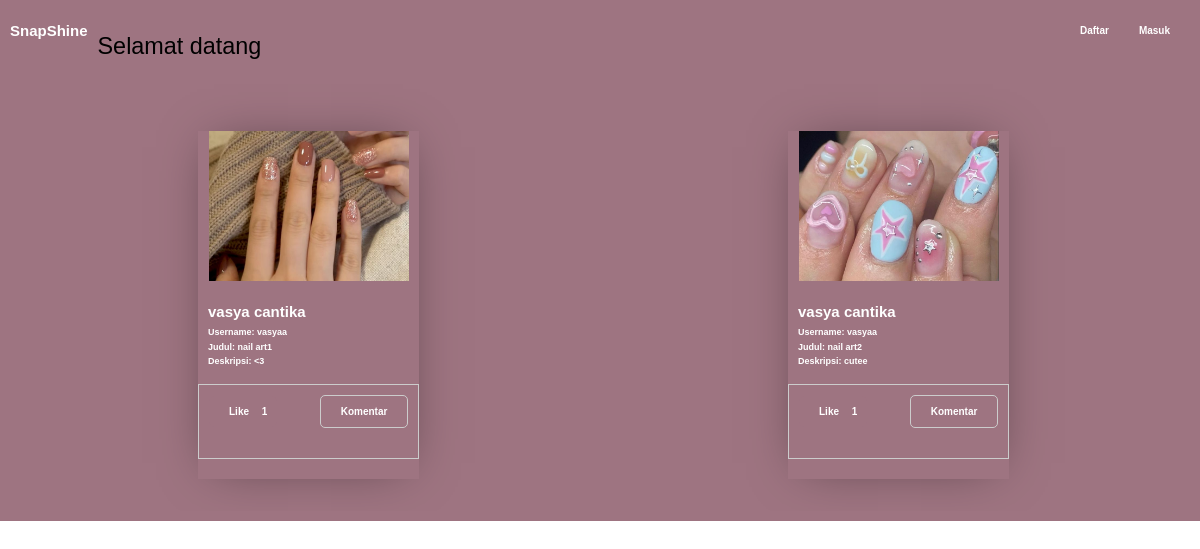
The page /berandafoto-guest.php?albumid=10 on the database its author committed.
### tables this page shows
CREATE TABLE `foto` (
  `fotoid` int(11) NOT NULL,
  `judulfoto` varchar(255) NOT NULL,
  `deskripsifoto` text NOT NULL,
  `tanggalunggah` date NOT NULL,
  `lokasifile` varchar(255) NOT NULL,
  `albumid` int(11) NOT NULL,
  `userid` int(11) NOT NULL
);

CREATE TABLE `user` (
  `userid` int(11) NOT NULL,
  `username` varchar(255) NOT NULL,
  `password` varchar(255) NOT NULL,
  `email` varchar(255) NOT NULL,
  `namalengkap` varchar(255) NOT NULL,
  `level` varchar(50) NOT NULL,
  `tanggaldibuat` timestamp NOT NULL DEFAULT current_timestamp() ON UPDATE current_timestamp()
);

### berandafoto-guest.php (the view, shortened to what this page needs)
<!DOCTYPE html>
<html lang="en">
<head>
    <link rel="stylesheet" href="css/beranda.css">
    <link rel="stylesheet" href="css/admin-beranda.css">
</head>
<body>
    <ul class="navbar">
        <li>
            <h2>SnapShine</h2>
        </li>
        <?php
        if (!isset($_SESSION['userid'])) {
        ?>
            <ul>
                <li><a href="daftar.php">Daftar</a></li>
                <li><a href="masuk.php">Masuk</a></li>
            </ul>
<?php
        }
?>
<div class="cek">
    <h3>Selamat datang <b><?= $_SESSION['namalengkap'] ?></h3>
</div>
<div class="daftar-foto">
        <?php
        include "koneksi.php";
        if (isset($_GET['albumid'])) {
            $albumid = $_GET['albumid'];
            $sql = mysqli_query($conn, "SELECT foto.*, user.namalengkap, user.username FROM foto
                                        INNER JOIN user ON foto.userid = user.userid
                                        WHERE foto.albumid = '$albumid'");
            while ($data = mysqli_fetch_array($sql)) {
        ?>
                <ul class="card-list">
                    <li class="card">
                        <a href="javascript:void(0)" onclick="tampilkanModal('gambar/<?= $data['lokasifile'] ?>')">
                            <img src="gambar/<?= $data['lokasifile'] ?>" alt="<?= $data['judulfoto'] ?>" />
                        </a>
                        <a class="card-description" href="javascript:void(0)" onclick="tampilkanModal('gambar/<?= $data['lokasifile'] ?>')">
                            <h2><?= $data['namalengkap'] ?></h2>
                            <h2 class="card-description2">Username: <?= $data['username'] ?></h2>
                            <h2 class="card-description2">Judul: <?= $data['judulfoto'] ?></h2>
                            <p class="card-description2">Deskripsi: <?= $data['deskripsifoto'] ?></p>
                        </a>
                        <div class="button">
                            <div class="like">
                                <a href="masuk.php">Like</a>
                                <?php
                                $fotoid = $data['fotoid'];
                                $sql2 = mysqli_query($conn, "SELECT * FROM likefoto WHERE fotoid='$fotoid'");
                                echo mysqli_num_rows($sql2);
                                ?>
                            </div>
                            <div class="komentar">
                                <a href="masuk.php">Komentar</a>
                            </div>
                        </div>
                    </li>
                </ul>
        <?php
            }
        } else {
            echo "ID album tidak ditemukan.";
        }
        ?>
    </div>
</body>
</html>

### css/beranda.css (style rules this page uses)
.navbar { list-style-type: none; margin: 0; padding: 10px; background-color: #9e7481; overflow: hidden; font-family: helvetica; }
.navbar h2 { color: white; font-family: Arial, Helvetica, sans-serif; }
.navbar li a { text-decoration: none; color: white; padding: 10px; font-weight: bold; }
.daftar-foto { display: flex; flex-wrap: wrap; justify-content: space-around; align-items: stretch; margin-top: 20px; display: grid; }
.navbar ul { float: right; }
.cek { font-size: 20px; font-family: helvetica; }
h3 { font-weight: normal; }
.daftar-foto .like { display: inline; border: none; }
.button { margin-bottom: 85px; text-align: center; }

### css/admin-beranda.css (style rules this page uses)
html, body { width: 100%; height: 100%; margin: 0; font-size: 16px; font-family: sans-serif; }
.card-list { display: block; margin: 1rem auto; padding: 0; font-size: 0; text-align: center; list-style: none; }
.card { display: inline-block; width: 90%; max-width: 20rem; margin: 1rem; font-size: 1rem; text-decoration: none; overflow: hidden; box-shadow: 0 0 3rem -1rem rgba(0,0,0,0.5); transition: transform 0.1s ease-in-out, box-shadow 0.1s; }
.card-description { display: block; padding: 1em 0.5em; color: black; text-decoration: none; }
.card-description > h2 { margin: 0 0 0.5em; }
.card-description > p { margin: 0; }

### berandafoto-guest.php (style rules this page uses)
.daftar-foto { overflow-y: auto; margin-top: 20px; display: flex; flex-wrap: wrap; justify-content: space-between; }
.daftar-foto div { border: 1px solid #ccc; padding: 10px; margin-bottom: 20px; }
.daftar-foto img { width: 200px; height: 150px; object-fit: cover; margin-bottom: 10px; }
ul { list-style-type: none; margin: 0; padding: 0; }
ul li { display: inline; margin-right: 10px; }
.navbar li { display: inline; margin-right: 10px; text-align: center; float: left; font-size: 10px; }
.navbar ul { padding-top: 15px; }
.button { display: flex; justify-content: space-between; align-items: center; margin-top: 8px; }
.like { background-color: #9e7481; color: white; padding: 8px 12px; border-radius: 5px; text-decoration: none; display: inline-block; }
.like a { color: white; text-decoration: none; }
.komentar { background-color: #9e7481; color: white; padding: 8px 12px; border-radius: 5px; text-decoration: none; display: inline-block; }
.komentar a { color: white; text-decoration: none; }
.card-description { text-align: left; font-size: 10px; }
.card-description2 { text-align: left; font-size: 9px; }

### rows shown on the page
foto: lokasifile (picture), userid.namalengkap "vasya cantika", userid.username "vasyaa", judulfoto "nail art1", deskripsifoto "<3", mysqli_num_rows($sql2) "1"
foto: lokasifile (picture), userid.namalengkap "vasya cantika", userid.username "vasyaa", judulfoto "nail art2", deskripsifoto "cutee", mysqli_num_rows($sql2) "1"
